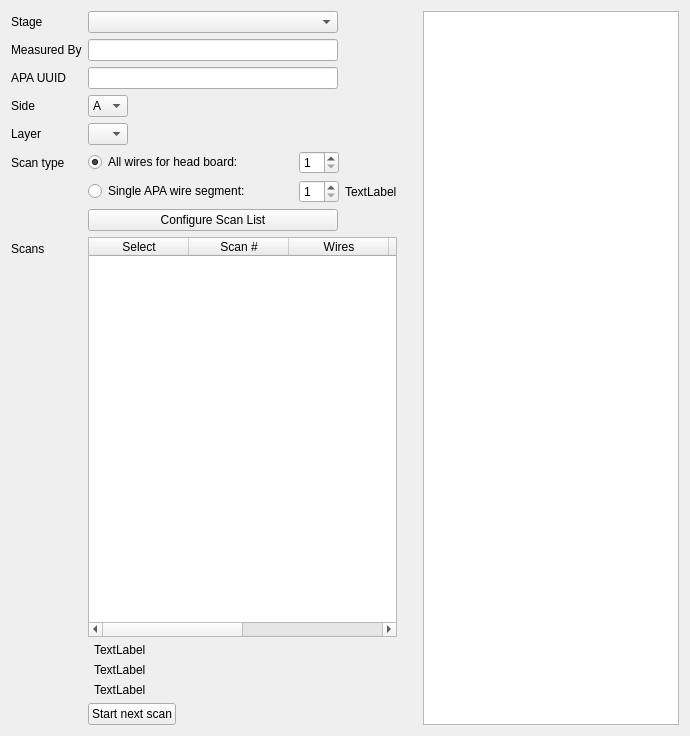
             <widget class="QWidget" name="tab_config">
              <attribute name="title">
               <string>Config</string>
              </attribute>
              <layout class="QHBoxLayout" name="horizontalLayout_6">
               <item>
                <layout class="QFormLayout" name="formLayout">
                 <property name="fieldGrowthPolicy">
                  <enum>QFormLayout::ExpandingFieldsGrow</enum>
                 </property>
                 <item row="2" column="0">
                  <widget class="QLabel" name="measure_by_label">
                   <property name="text">
                    <string>Measured By</string>
                   </property>
                  </widget>
                 </item>
                 <item row="2" column="1">
                  <widget class="QLineEdit" name="measuredByLineEdit">
                   <property name="sizePolicy">
                    <sizepolicy hsizetype="Fixed" vsizetype="Fixed">
                     <horstretch>0</horstretch>
                     <verstretch>0</verstretch>
                    </sizepolicy>
                   </property>
                   <property name="minimumSize">
                    <size>
                     <width>250</width>
                     <height>0</height>
                    </size>
                   </property>
                   <property name="maximumSize">
                    <size>
                     <width>250</width>
                     <height>16777215</height>
                    </size>
                   </property>
                  </widget>
                 </item>
                 <item row="4" column="0">
                  <widget class="QLabel" name="apaSide">
                   <property name="text">
                    <string>Side</string>
                   </property>
                  </widget>
                 </item>
                 <item row="4" column="1">
                  <widget class="QComboBox" name="SideComboBox">
                   <property name="minimumSize">
                    <size>
                     <width>40</width>
                     <height>0</height>
                    </size>
                   </property>
                   <property name="maximumSize">
                    <size>
                     <width>40</width>
                     <height>16777215</height>
                    </size>
                   </property>
                   <item>
                    <property name="text">
                     <string>A</string>
                    </property>
                   </item>
                   <item>
                    <property name="text">
                     <string>B</string>
                    </property>
                   </item>
                  </widget>
                 </item>
                 <item row="7" column="0">
                  <widget class="QLabel" name="layer_label">
                   <property name="text">
                    <string>Layer</string>
                   </property>
                  </widget>
                 </item>
                 <item row="7" column="1">
                  <widget class="QComboBox" name="configLayerComboBox">
                   <property name="minimumSize">
                    <size>
                     <width>40</width>
                     <height>0</height>
                    </size>
                   </property>
                   <property name="maximumSize">
                    <size>
                     <width>40</width>
                     <height>16777215</height>
                    </size>
                   </property>
                  </widget>
                 </item>
                 <item row="9" column="0">
                  <widget class="QLabel" name="scanTypeLabel">
                   <property name="text">
                    <string>Scan type</string>
                   </property>
                  </widget>
                 </item>
                 <item row="9" column="1">
                  <widget class="QWidget" name="widget_7" native="true">
                   <layout class="QHBoxLayout" name="horizontalLayout_16">
                    <property name="leftMargin">
                     <number>0</number>
                    </property>
                    <property name="topMargin">
                     <number>0</number>
                    </property>
                    <property name="rightMargin">
                     <number>0</number>
                    </property>
                    <property name="bottomMargin">
                     <number>0</number>
                    </property>
                    <item>
                     <layout class="QGridLayout" name="gridLayout_3">
                      <property name="leftMargin">
                       <number>0</number>
                      </property>
                      <item row="0" column="0">
                       <widget class="QRadioButton" name="configRadioAll">
                        <property name="minimumSize">
                         <size>
                          <width>205</width>
                          <height>0</height>
                         </size>
                        </property>
                        <property name="maximumSize">
                         <size>
                          <width>205</width>
                          <height>16777215</height>
                         </size>
                        </property>
                        <property name="text">
                         <string>All wires for head board:</string>
                        </property>
                        <property name="checked">
                         <bool>true</bool>
                        </property>
                       </widget>
                      </item>
                      <item row="0" column="1">
                       <widget class="QSpinBox" name="configHeadboardSpinBox">
                        <property name="minimumSize">
                         <size>
                          <width>20</width>
                          <height>0</height>
                         </size>
                        </property>
                        <property name="maximumSize">
                         <size>
                          <width>40</width>
                          <height>16777215</height>
                         </size>
                        </property>
                        <property name="minimum">
                         <number>1</number>
                        </property>
                        <property name="maximum">
                         <number>10</number>
                        </property>
                        <property name="value">
                         <number>1</number>
                        </property>
                       </widget>
                      </item>
                      <item row="1" column="0">
                       <widget class="QRadioButton" name="configRadioSingle">
                        <property name="minimumSize">
                         <size>
                          <width>205</width>
                          <height>0</height>
                         </size>
                        </property>
                        <property name="maximumSize">
                         <size>
                          <width>205</width>
                          <height>16777215</height>
                         </size>
                        </property>
                        <property name="text">
                         <string>Single APA wire segment:</string>
                        </property>
                       </widget>
                      </item>
                      <item row="1" column="1">
                       <widget class="QSpinBox" name="spinBox">
                        <property name="maximumSize">
                         <size>
                          <width>40</width>
                          <height>16777215</height>
                         </size>
                        </property>
                        <property name="minimum">
                         <number>1</number>
                        </property>
                        <property name="maximum">
                         <number>100000</number>
                        </property>
                       </widget>
                      </item>
                      <item row="1" column="2">
                       <widget class="QLabel" name="headboardLabel">
                        <property name="text">
                         <string>TextLabel</string>
                        </property>
                       </widget>
                      </item>
                     </layout>
                    </item>
                   </layout>
                  </widget>
                 </item>
                 <item row="10" column="1">
                  <widget class="QPushButton" name="btnConfigureScans">
                   <property name="minimumSize">
                    <size>
                     <width>250</width>
                     <height>0</height>
                    </size>
                   </property>
                   <property name="maximumSize">
                    <size>
                     <width>250</width>
                     <height>16777215</height>
                    </size>
                   </property>
                   <property name="text">
                    <string>Configure Scan List</string>
                   </property>
                  </widget>
                 </item>
                 <item row="11" column="0">
                  <widget class="QLabel" name="scanList_label">
                   <property name="text">
                    <string>Scans</string>
                   </property>
                  </widget>
                 </item>
                 <item row="11" column="1">
                  <widget class="QTableWidget" name="scanTable">
                   <property name="minimumSize">
                    <size>
                     <width>0</width>
                     <height>400</height>
                    </size>
                   </property>
                   <column>
                    <property name="text">
                     <string>Select</string>
                    </property>
                   </column>
                   <column>
                    <property name="text">
                     <string>Scan #</string>
                    </property>
                   </column>
                   <column>
                    <property name="text">
                     <string>Wires</string>
                    </property>
                   </column>
                   <column>
                    <property name="text">
                     <string>Freq Min</string>
                    </property>
                   </column>
                   <column>
                    <property name="text">
                     <string>Freq Max</string>
                    </property>
                   </column>
                   <column>
                    <property name="text">
                     <string/>
                    </property>
                   </column>
                  </widget>
                 </item>
                 <item row="12" column="1">
                  <layout class="QVBoxLayout" name="verticalLayout_2">
                   <property name="leftMargin">
                    <number>6</number>
                   </property>
                   <item>
                    <widget class="QLabel" name="connectLabel">
                     <property name="minimumSize">
                      <size>
                       <width>250</width>
                       <height>0</height>
                      </size>
                     </property>
                     <property name="maximumSize">
                      <size>
                       <width>250</width>
                       <height>16777215</height>
                      </size>
                     </property>
                     <property name="text">
                      <string>TextLabel</string>
                     </property>
                    </widget>
                   </item>
                   <item>
                    <widget class="QLabel" name="configureLabel">
                     <property name="minimumSize">
                      <size>
                       <width>250</width>
                       <height>0</height>
                      </size>
                     </property>
                     <property name="maximumSize">
                      <size>
                       <width>250</width>
                       <height>16777215</height>
                      </size>
                     </property>
                     <property name="text">
                      <string>TextLabel</string>
                     </property>
                    </widget>
                   </item>
                   <item>
                    <widget class="QLabel" name="IDLELabel">
                     <property name="minimumSize">
                      <size>
                       <width>250</width>
                       <height>0</height>
                      </size>
                     </property>
                     <property name="maximumSize">
                      <size>
                       <width>250</width>
                       <height>16777215</height>
                      </size>
                     </property>
                     <property name="text">
                      <string>TextLabel</string>
                     </property>
                    </widget>
                   </item>
                  </layout>
                 </item>
                 <item row="13" column="1">
                  <widget class="QPushButton" name="btnScanCtrl">
                   <property name="text">
                    <string>Start next scan</string>
                   </property>
                  </widget>
                 </item>
                 <item row="1" column="1">
                  <widget class="QComboBox" name="configStageComboBox">
                   <property name="minimumSize">
                    <size>
                     <width>250</width>
                     <height>0</height>
                    </size>
                   </property>
                   <property name="maximumSize">
                    <size>
                     <width>250</width>
                     <height>16777215</height>
                    </size>
                   </property>
                  </widget>
                 </item>
                 <item row="1" column="0">
                  <widget class="QLabel" name="stage_label">
                   <property name="text">
                    <string>Stage</string>
                   </property>
                  </widget>
                 </item>
                 <item row="3" column="1">
                  <widget class="QLineEdit" name="configApaUuidLineEdit">
                   <property name="minimumSize">
                    <size>
                     <width>250</width>
                     <height>0</height>
                    </size>
                   </property>
                   <property name="maximumSize">
                    <size>
                     <width>250</width>
                     <height>16777215</height>
                    </size>
                   </property>
                  </widget>
                 </item>
                 <item row="3" column="0">
                  <widget class="QLabel" name="apaId_label">
                   <property name="text">
                    <string>APA UUID</string>
                   </property>
                  </widget>
                 </item>
                </layout>
               </item>
               <item>
                <spacer name="verticalSpacer">
                 <property name="orientation">
                  <enum>Qt::Vertical</enum>
                 </property>
                 <property name="sizeHint" stdset="0">
                  <size>
                   <width>20</width>
                   <height>40</height>
                  </size>
                 </property>
                </spacer>
               </item>
               <item>
                <widget class="QGraphicsView" name="graphicsView"/>
               </item>
              </layout>
             </widget>
